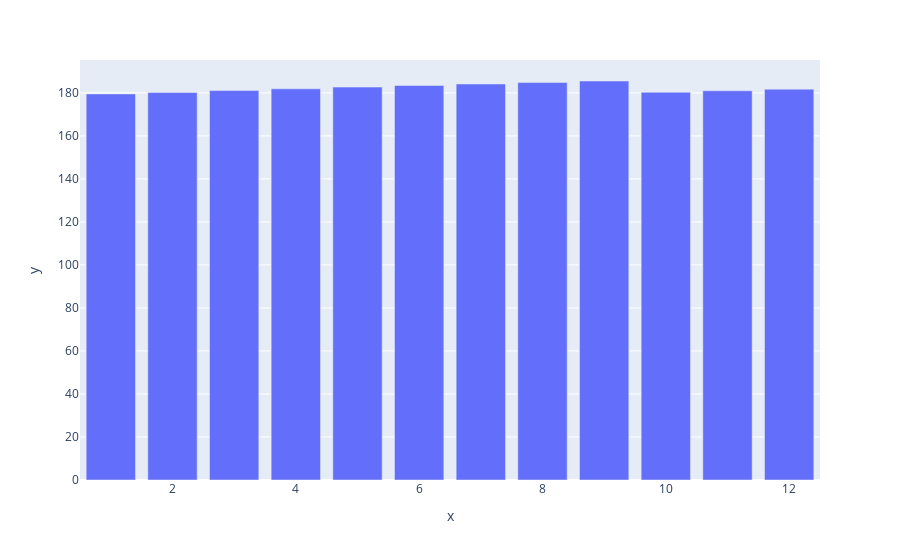

The code cell stored with this chart in its notebook:
### Code cell
px.bar(x=AVG_CSUSHISA_Per_Month.Month,y=AVG_CSUSHISA_Per_Month.CSUSHPISA)

### Figure 1 — Plotly figure (JSON) as saved in the notebook; plotly's stock layout.template omitted (floating-point values rounded to 4 significant figures)
{"data": [{"alignmentgroup": "True", "hovertemplate": "x=%{x}<br>y=%{y}<extra></extra>", "legendgroup": "", "marker": {"color": "#636efa", "pattern": {"shape": ""}}, "name": "", "offsetgroup": "", "orientation": "v", "showlegend": false, "textposition": "auto", "type": "bar", "x": [1, 2, 3, 4, 5, 6, 7, 8, 9, 10, 11, 12], "xaxis": "x", "y": [179.5, 180.1, 181.1, 181.9, 182.7, 183.4, 184.1, 184.8, 185.5, 180.3, 181.0, 181.7], "yaxis": "y"}], "layout": {"barmode": "relative", "legend": {"tracegroupgap": 0}, "margin": {"t": 60}, "xaxis": {"anchor": "y", "domain": [0, 1], "title": {"text": "x"}}, "yaxis": {"anchor": "x", "domain": [0, 1], "title": {"text": "y"}}}}
